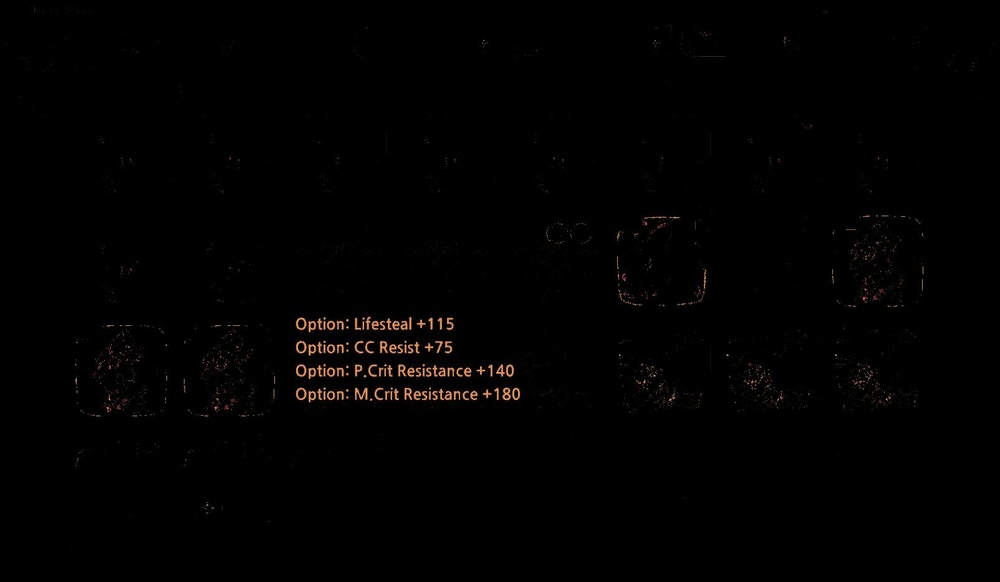
#> input picture images/est1.jpeg, 1000 x 582 px, shrunk from 1604 x 934 before the run
$ python -i PreImageProcessor.py   (imports and definitions only)
#> lines starting #> are read from the running program, lines starting #| are printed output that depends on the picture; after the words box and inside, x2 and y2 are one past the last pixel; in counts of white or black regions, pixels touching at a corner belong together
#> further down, picture is the input picture: shape (582, 1000, 3); mean B, G, R 1.2, 1.3, 1.9
import cv2
import numpy as np

from const.Colour import Colour

DEBUG = True

MAIN_SCREEN_LOWER_HSV = np.array([0,0,180])
#MAIN_SCREEN_LOWER_HSV = cv2.cvtColor(MAIN_SCREEN_LOWER_RGB, cv2.COLOR_RGB2HSV)
MAIN_SCREEN_UPPER_HSV = np.array([30,120,255])
#MAIN_SCREEN_UPPER_HSV = cv2.cvtColor(MAIN_SCREEN_UPPER_RGB, cv2.COLOR_RGB2HSV)

def Get_Colour_Mask(img, lower_hsv, upper_hsv):
    hsv = cv2.cvtColor(img, cv2.COLOR_BGR2HSV)
    mask = cv2.inRange(hsv, lower_hsv, upper_hsv)

    imask = mask > 0
    colourMask = np.zeros_like(img, np.uint8)
    colourMask[imask] = img[imask]

    if(DEBUG):
        cv2.imshow("Text Detection", colourMask)
        cv2.waitKey(0)


    return colourMask

def Get_Outlined_Text(img):
    gray = cv2.cvtColor(img, cv2.COLOR_BGR2GRAY)

    # threshhold
    ret,bin = cv2.threshold(gray,200,255,cv2.THRESH_BINARY)
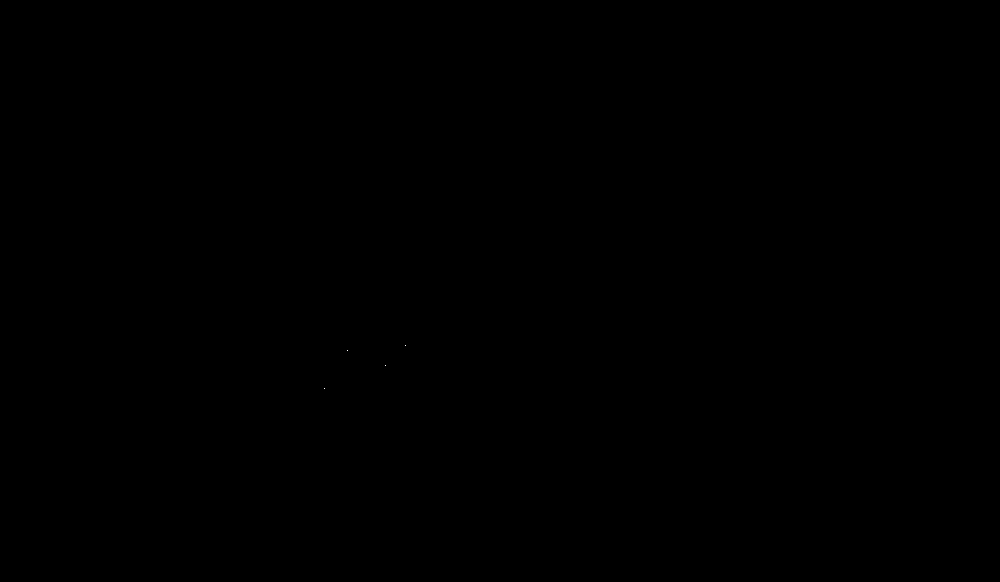
#> bin: shape (582, 1000); 0% white in thin lines or dots, all inside (x1, y1, x2, y2) = (324, 345, 406, 389)

    # closing
    kernel = np.ones((3,3),np.uint8)
    closing = cv2.morphologyEx(bin, cv2.MORPH_CLOSE, kernel)

    # invert black/white
    inv = cv2.bitwise_not(closing)

    if(DEBUG):
        cv2.imshow("Text Detection", inv)
        cv2.waitKey(0)


    return inv


def GetInventoryOptionTextImg(img):
    hsv = cv2.cvtColor(img, cv2.COLOR_BGR2HSV)

    mask = cv2.inRange(hsv, Colour.OPTIONTEXT_LOWER_HSV, Colour.OPTIONTEXT_UPPER_HSV)
    res = cv2.bitwise_and(img, img, mask=mask)

    return res

>>> import cv2
>>> picture = cv2.imread('../images/est1.jpeg')
>>> result = Get_Outlined_Text(picture)
